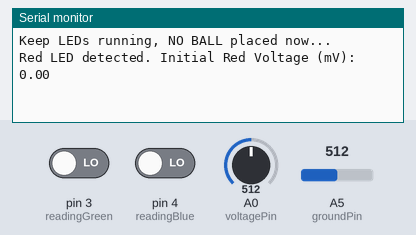
This sketch was run on a simulated Arduino Uno, built with avr-gcc and run on an emulated ATmega328P. Shown: the last lines printed to the serial monitor. The inputs (shaded band) are chosen by the test bench; at power-on: pin 3 (readingGreen) LOW, pin 4 (readingBlue) LOW, A0 (voltagePin) = 512, A5 (groundPin) = 512. At 3.3 s the program stops and its outputs stay as they are.

Above: at 1.2 s.
1.3 s: pin 3 (readingGreen) driven HIGH
At 2.7 s:
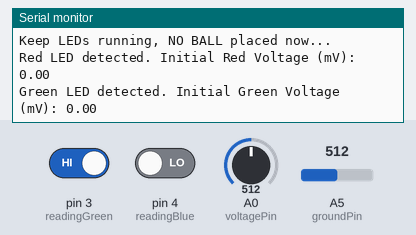
3.0 s: pin 4 (readingBlue) driven HIGH
At 4.3 s:
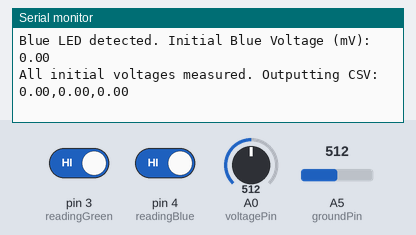

The sketch:

process_labview.ino
```cpp
const int voltagePin = A0;
const int groundPin = A5;

const int readingRed = 2;
const int readingGreen = 3;
const int readingBlue = 4;

float redVoltage = 0;
float greenVoltage = 0;
float blueVoltage = 0;

bool redCaptured = false;
bool greenCaptured = false;
bool blueCaptured = false;

void setup() {
  Serial.begin(9600);
  pinMode(readingRed, INPUT);
  pinMode(readingGreen, INPUT);
  pinMode(readingBlue, INPUT);

  Serial.println("Keep LEDs running, NO BALL placed now...");
}

void loop() {
  // Your original logic preserved exactly
  if (digitalRead(readingGreen) == HIGH && !greenCaptured) {
    greenVoltage = measureVoltage(voltagePin) - measureVoltage(groundPin);
    greenCaptured = true;
    Serial.print("Green LED detected. Initial Green Voltage (mV): ");
    Serial.println(greenVoltage);
  }
  else if (digitalRead(readingBlue) == HIGH && !blueCaptured) {
    blueVoltage = measureVoltage(voltagePin) - measureVoltage(groundPin);
    blueCaptured = true;
    Serial.print("Blue LED detected. Initial Blue Voltage (mV): ");
    Serial.println(blueVoltage);
  }
  else if (!redCaptured) {
    redVoltage = measureVoltage(voltagePin) - measureVoltage(groundPin);
    redCaptured = true;
    Serial.print("Red LED detected. Initial Red Voltage (mV): ");
    Serial.println(redVoltage);
  }

  // After capturing all three
  if (redCaptured && greenCaptured && blueCaptured) {
    Serial.println("All initial voltages measured. Outputting CSV:");
    Serial.print(redVoltage);
    Serial.print(",");
    Serial.print(greenVoltage);
    Serial.print(",");
    Serial.println(blueVoltage);

    while (1);  // stop execution
  }
}

float measureVoltage(int pin) {
  delay(100);  // Wait for voltage to stabilize
  int raw = analogRead(pin);
  float voltage_mv = (raw * 5000.0) / 1023.0;
  return voltage_mv;
}
```

Measured:
- after the input at 1.3 s, the serial monitor: prints a new line after 0.20 s (image 1)
- after the input at 3.0 s, the serial monitor: prints a new line after 0.20 s (image 2)
